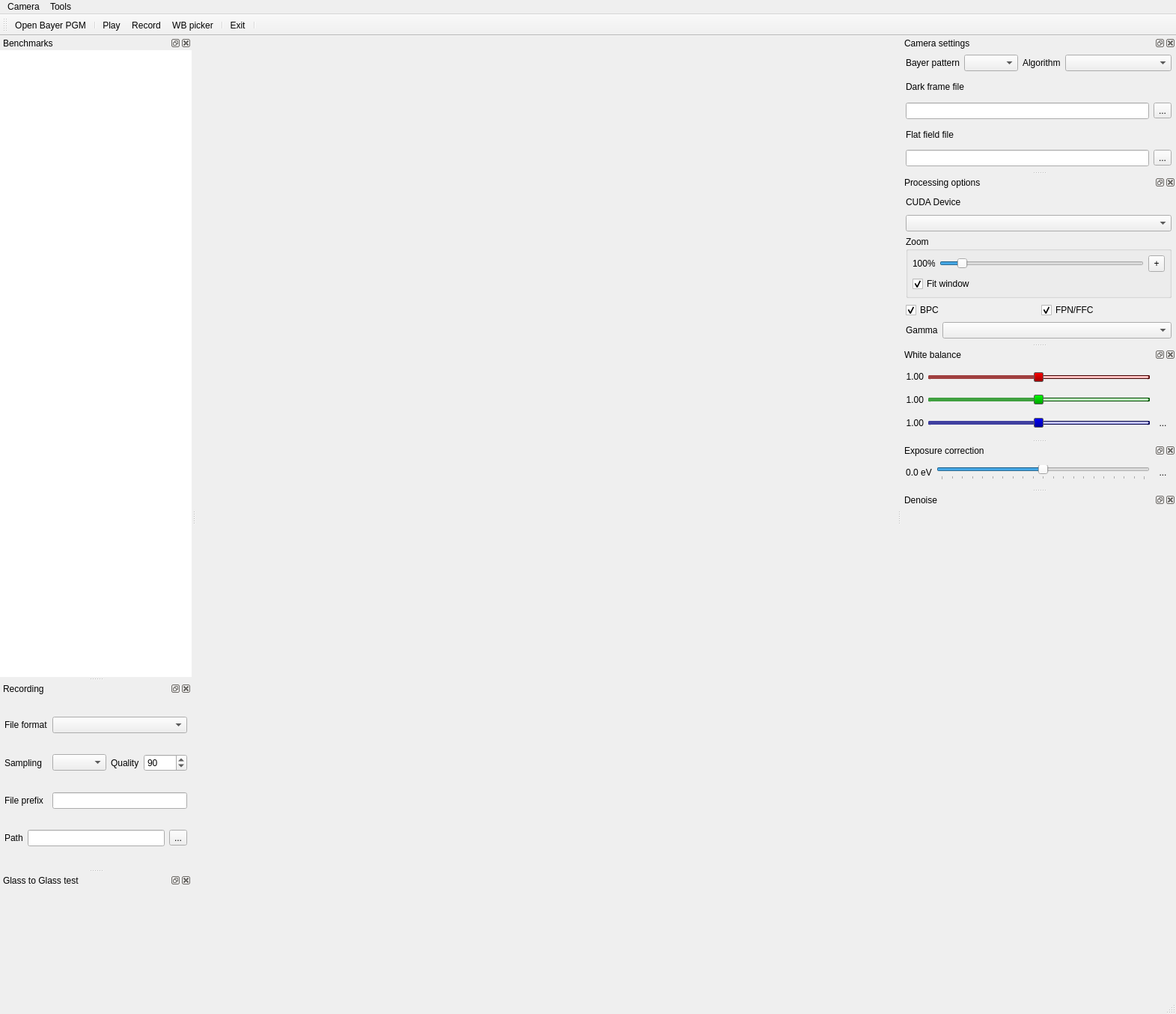
<?xml version="1.0" encoding="UTF-8"?>
<ui version="4.0">
 <class>MainWindow</class>
 <widget class="QMainWindow" name="MainWindow">
  <property name="geometry">
   <rect>
    <x>0</x>
    <y>0</y>
    <width>1571</width>
    <height>1354</height>
   </rect>
  </property>
  <property name="windowTitle">
   <string>GPU Camera Sample</string>
  </property>
  <property name="dockNestingEnabled">
   <bool>true</bool>
  </property>
  <widget class="QWidget" name="centralWidget">
   <layout class="QVBoxLayout" name="MediaViewerLayout">
    <property name="leftMargin">
     <number>0</number>
    </property>
    <property name="topMargin">
     <number>0</number>
    </property>
    <property name="rightMargin">
     <number>0</number>
    </property>
    <property name="bottomMargin">
     <number>0</number>
    </property>
   </layout>
  </widget>
  <widget class="QMenuBar" name="menuBar">
   <property name="geometry">
    <rect>
     <x>0</x>
     <y>0</y>
     <width>1571</width>
     <height>20</height>
    </rect>
   </property>
   <widget class="QMenu" name="menuCamera">
    <property name="title">
     <string>Camera</string>
    </property>
    <addaction name="actionOpenBayerPGM"/>
    <addaction name="separator"/>
    <addaction name="actionOpenGrayPGM"/>
    <addaction name="actionPlay"/>
    <addaction name="actionRecord"/>
    <addaction name="separator"/>
    <addaction name="actionExit"/>
   </widget>
   <widget class="QMenu" name="menuTools">
    <property name="title">
     <string>Tools</string>
    </property>
    <addaction name="actionWB_picker"/>
   </widget>
   <addaction name="menuCamera"/>
   <addaction name="menuTools"/>
  </widget>
  <widget class="QToolBar" name="mainToolBar">
   <attribute name="toolBarArea">
    <enum>TopToolBarArea</enum>
   </attribute>
   <attribute name="toolBarBreak">
    <bool>false</bool>
   </attribute>
   <addaction name="actionOpenBayerPGM"/>
   <addaction name="separator"/>
   <addaction name="actionPlay"/>
   <addaction name="actionRecord"/>
   <addaction name="actionWB_picker"/>
   <addaction name="separator"/>
   <addaction name="actionExit"/>
   <addaction name="separator"/>
  </widget>
  <widget class="QStatusBar" name="statusBar"/>
  <widget class="QDockWidget" name="dockWidget">
   <property name="minimumSize">
    <size>
     <width>367</width>
     <height>178</height>
    </size>
   </property>
   <property name="maximumSize">
    <size>
     <width>524287</width>
     <height>180</height>
    </size>
   </property>
   <property name="windowTitle">
    <string>Camera settings</string>
   </property>
   <attribute name="dockWidgetArea">
    <number>2</number>
   </attribute>
   <widget class="QWidget" name="dockWidgetContents">
    <layout class="QGridLayout" name="gridLayout_2">
     <property name="leftMargin">
      <number>6</number>
     </property>
     <property name="topMargin">
      <number>6</number>
     </property>
     <property name="rightMargin">
      <number>6</number>
     </property>
     <property name="bottomMargin">
      <number>6</number>
     </property>
     <property name="spacing">
      <number>6</number>
     </property>
     <item row="5" column="3">
      <widget class="QToolButton" name="btnGetGrayFile">
       <property name="text">
        <string>...</string>
       </property>
      </widget>
     </item>
     <item row="2" column="0" colspan="2">
      <widget class="QLabel" name="label_39">
       <property name="minimumSize">
        <size>
         <width>120</width>
         <height>0</height>
        </size>
       </property>
       <property name="text">
        <string>Dark frame file</string>
       </property>
      </widget>
     </item>
     <item row="3" column="0" colspan="3">
      <widget class="QLineEdit" name="txtFPNFileName">
       <property name="text">
        <string/>
       </property>
      </widget>
     </item>
     <item row="3" column="3">
      <widget class="QToolButton" name="btnGetFPNFile">
       <property name="text">
        <string>...</string>
       </property>
      </widget>
     </item>
     <item row="5" column="0" colspan="3">
      <widget class="QLineEdit" name="txtFlatFieldFile">
       <property name="text">
        <string/>
       </property>
      </widget>
     </item>
     <item row="4" column="0" colspan="2">
      <widget class="QLabel" name="label_13">
       <property name="minimumSize">
        <size>
         <width>120</width>
         <height>0</height>
        </size>
       </property>
       <property name="maximumSize">
        <size>
         <width>120</width>
         <height>16777215</height>
        </size>
       </property>
       <property name="text">
        <string>Flat field file</string>
       </property>
      </widget>
     </item>
     <item row="0" column="0" colspan="4">
      <layout class="QHBoxLayout" name="horizontalLayout_2">
       <item>
        <widget class="QLabel" name="label_32">
         <property name="sizePolicy">
          <sizepolicy hsizetype="Fixed" vsizetype="Preferred">
           <horstretch>0</horstretch>
           <verstretch>0</verstretch>
          </sizepolicy>
         </property>
         <property name="text">
          <string>Bayer pattern</string>
         </property>
         <property name="alignment">
          <set>Qt::AlignRight|Qt::AlignTrailing|Qt::AlignVCenter</set>
         </property>
        </widget>
       </item>
       <item>
        <widget class="QComboBox" name="cboBayerPattern">
         <property name="currentIndex">
          <number>-1</number>
         </property>
        </widget>
       </item>
       <item>
        <widget class="QLabel" name="label_2">
         <property name="sizePolicy">
          <sizepolicy hsizetype="Minimum" vsizetype="Preferred">
           <horstretch>0</horstretch>
           <verstretch>0</verstretch>
          </sizepolicy>
         </property>
         <property name="maximumSize">
          <size>
           <width>60</width>
           <height>16777215</height>
          </size>
         </property>
         <property name="text">
          <string>Algorithm</string>
         </property>
        </widget>
       </item>
       <item>
        <widget class="QComboBox" name="cboBayerType">
         <property name="sizePolicy">
          <sizepolicy hsizetype="Expanding" vsizetype="Fixed">
           <horstretch>0</horstretch>
           <verstretch>0</verstretch>
          </sizepolicy>
         </property>
         <property name="styleSheet">
          <string notr="true">QComboBox  QAbstractItemView {
	selection-background-color: rgb(136, 136, 136);
	background-color: rgb(64, 64, 64);
}

QComboBox:editable {
	selection-background-color: rgb(136, 136, 136);
}</string>
         </property>
        </widget>
       </item>
      </layout>
     </item>
    </layout>
   </widget>
  </widget>
  <widget class="QDockWidget" name="processWidget">
   <property name="minimumSize">
    <size>
     <width>213</width>
     <height>224</height>
    </size>
   </property>
   <property name="maximumSize">
    <size>
     <width>524287</width>
     <height>224</height>
    </size>
   </property>
   <property name="windowTitle">
    <string>Processing options</string>
   </property>
   <attribute name="dockWidgetArea">
    <number>2</number>
   </attribute>
   <widget class="QWidget" name="dockWidgetContents_3">
    <layout class="QGridLayout" name="gridLayout">
     <property name="leftMargin">
      <number>6</number>
     </property>
     <property name="topMargin">
      <number>6</number>
     </property>
     <property name="rightMargin">
      <number>6</number>
     </property>
     <property name="bottomMargin">
      <number>6</number>
     </property>
     <property name="spacing">
      <number>6</number>
     </property>
     <item row="4" column="0" colspan="2">
      <widget class="QGroupBox" name="groupBox_8">
       <property name="title">
        <string>Zoom</string>
       </property>
       <layout class="QGridLayout" name="gridLayout_24">
        <property name="leftMargin">
         <number>6</number>
        </property>
        <property name="topMargin">
         <number>6</number>
        </property>
        <property name="rightMargin">
         <number>6</number>
        </property>
        <property name="bottomMargin">
         <number>6</number>
        </property>
        <property name="spacing">
         <number>6</number>
        </property>
        <item row="3" column="0" colspan="2">
         <widget class="QCheckBox" name="chkZoomFit">
          <property name="text">
           <string>Fit window</string>
          </property>
          <property name="checkable">
           <bool>true</bool>
          </property>
          <property name="checked">
           <bool>true</bool>
          </property>
         </widget>
        </item>
        <item row="0" column="0">
         <widget class="QLabel" name="lblZoom">
          <property name="maximumSize">
           <size>
            <width>30</width>
            <height>16777215</height>
           </size>
          </property>
          <property name="text">
           <string>100%</string>
          </property>
          <property name="alignment">
           <set>Qt::AlignLeading|Qt::AlignLeft|Qt::AlignVCenter</set>
          </property>
         </widget>
        </item>
        <item row="0" column="2">
         <widget class="QToolButton" name="btnResetZoom">
          <property name="enabled">
           <bool>true</bool>
          </property>
          <property name="minimumSize">
           <size>
            <width>22</width>
            <height>22</height>
           </size>
          </property>
          <property name="toolTip">
           <string>Reset zoom to 100%</string>
          </property>
          <property name="text">
           <string>+</string>
          </property>
          <property name="icon">
           <iconset resource="Resorces.qrc">
            <normaloff>:/res/reset.svg</normaloff>:/res/reset.svg</iconset>
          </property>
          <property name="autoRepeat">
           <bool>true</bool>
          </property>
         </widget>
        </item>
        <item row="0" column="1">
         <widget class="QSlider" name="sldZoom">
          <property name="enabled">
           <bool>true</bool>
          </property>
          <property name="minimum">
           <number>10</number>
          </property>
          <property name="maximum">
           <number>1000</number>
          </property>
          <property name="value">
           <number>99</number>
          </property>
          <property name="orientation">
           <enum>Qt::Horizontal</enum>
          </property>
         </widget>
        </item>
       </layout>
      </widget>
     </item>
     <item row="2" column="0">
      <widget class="QLabel" name="label_47">
       <property name="text">
        <string>CUDA Device</string>
       </property>
      </widget>
     </item>
     <item row="3" column="0" colspan="2">
      <widget class="QComboBox" name="cboCUDADevice">
       <property name="styleSheet">
        <string notr="true">QComboBox  QAbstractItemView {
	selection-background-color: rgb(136, 136, 136);
	background-color: rgb(64, 64, 64);
}

QComboBox:editable {
	selection-background-color: rgb(136, 136, 136);
}</string>
       </property>
      </widget>
     </item>
     <item row="8" column="0" colspan="2">
      <layout class="QHBoxLayout" name="horizontalLayout">
       <item>
        <widget class="QLabel" name="label">
         <property name="sizePolicy">
          <sizepolicy hsizetype="Fixed" vsizetype="Preferred">
           <horstretch>0</horstretch>
           <verstretch>0</verstretch>
          </sizepolicy>
         </property>
         <property name="text">
          <string>Gamma</string>
         </property>
        </widget>
       </item>
       <item>
        <widget class="QComboBox" name="cboGamma"/>
       </item>
      </layout>
     </item>
     <item row="5" column="0" colspan="2">
      <layout class="QHBoxLayout" name="horizontalLayout_3">
       <item>
        <widget class="QCheckBox" name="chkBPC">
         <property name="text">
          <string>BPC</string>
         </property>
         <property name="checked">
          <bool>true</bool>
         </property>
        </widget>
       </item>
       <item>
        <widget class="QCheckBox" name="chkSAM">
         <property name="text">
          <string>FPN/FFC</string>
         </property>
         <property name="checked">
          <bool>true</bool>
         </property>
        </widget>
       </item>
      </layout>
     </item>
    </layout>
   </widget>
  </widget>
  <widget class="QDockWidget" name="colorCorrectionWidget">
   <property name="minimumSize">
    <size>
     <width>97</width>
     <height>122</height>
    </size>
   </property>
   <property name="maximumSize">
    <size>
     <width>524287</width>
     <height>122</height>
    </size>
   </property>
   <property name="windowTitle">
    <string>White balance</string>
   </property>
   <attribute name="dockWidgetArea">
    <number>2</number>
   </attribute>
   <widget class="QWidget" name="dockWidgetContents_5">
    <layout class="QGridLayout" name="gridLayout_5">
     <property name="leftMargin">
      <number>6</number>
     </property>
     <property name="topMargin">
      <number>6</number>
     </property>
     <property name="rightMargin">
      <number>6</number>
     </property>
     <property name="bottomMargin">
      <number>6</number>
     </property>
     <property name="spacing">
      <number>6</number>
     </property>
     <item row="0" column="0">
      <widget class="QLabel" name="lblRed">
       <property name="text">
        <string>1.00</string>
       </property>
       <property name="alignment">
        <set>Qt::AlignRight|Qt::AlignTrailing|Qt::AlignVCenter</set>
       </property>
      </widget>
     </item>
     <item row="0" column="1">
      <widget class="QSlider" name="sldRed">
       <property name="minimumSize">
        <size>
         <width>0</width>
         <height>16</height>
        </size>
       </property>
       <property name="styleSheet">
        <string notr="true">QSlider::groove:horizontal {
     border: 1px solid rgb(64, 0, 0);
	 border-style: groove;
     height: 3px;
     background: rgb(255, 192, 192);
	 border-radius: 2px;

 }
QSlider::sub-page:horizontal {
    background: rgb(160, 64, 64);
	border-radius: 2px;
	height: 3px;
}


QSlider::handle:horizontal {
	background: qlineargradient(x1:0, y1:0, x2:0, y2:1, stop:0 #fd0000, stop:1 #9d0000);
	
	border: 1px solid #5c5c5c;
	width: 11px;
	 
	margin-top: -5px;
	margin-bottom: -5px;
    border-radius: 2px;
 }</string>
       </property>
       <property name="maximum">
        <number>199</number>
       </property>
       <property name="singleStep">
        <number>1</number>
       </property>
       <property name="pageStep">
        <number>10</number>
       </property>
       <property name="value">
        <number>99</number>
       </property>
       <property name="sliderPosition">
        <number>99</number>
       </property>
       <property name="orientation">
        <enum>Qt::Horizontal</enum>
       </property>
      </widget>
     </item>
     <item row="0" column="2">
      <widget class="QToolButton" name="btnResetRed">
       <property name="minimumSize">
        <size>
         <width>23</width>
         <height>22</height>
        </size>
       </property>
       <property name="maximumSize">
        <size>
         <width>23</width>
         <height>22</height>
        </size>
       </property>
       <property name="text">
        <string/>
       </property>
       <property name="icon">
        <iconset resource="Resorces.qrc">
         <normaloff>:/res/reset.svg</normaloff>:/res/reset.svg</iconset>
       </property>
       <property name="autoRaise">
        <bool>true</bool>
       </property>
      </widget>
     </item>
     <item row="1" column="0">
      <widget class="QLabel" name="lblGreen">
       <property name="text">
        <string>1.00</string>
       </property>
       <property name="alignment">
        <set>Qt::AlignRight|Qt::AlignTrailing|Qt::AlignVCenter</set>
       </property>
      </widget>
     </item>
     <item row="1" column="1">
      <widget class="QSlider" name="sldGreen">
       <property name="styleSheet">
        <string notr="true">
QSlider::groove:horizontal {
     border: 1px solid rgb(0, 64, 0);
	 border-style: groove;
     height: 3px;
     background: rgb(192, 255, 192);
	 border-radius: 2px;
}

 QSlider::sub-page:horizontal {
    background: rgb(64, 160, 64);
	border-radius: 2px;
	height: 3px;
} 

QSlider::handle:horizontal {
	background: qlineargradient(x1:0, y1:0, x2:0, y2:1, stop:0 #00fd00, stop:1 #009d00);
    border: 1px solid #5c5c5c;
    width: 11px;
	 
	margin-top: -5px;
	margin-bottom: -5px;
    border-radius: 2px;
 }</string>
       </property>
       <property name="maximum">
        <number>199</number>
       </property>
       <property name="singleStep">
        <number>1</number>
       </property>
       <property name="pageStep">
        <number>10</number>
       </property>
       <property name="value">
        <number>99</number>
       </property>
       <property name="sliderPosition">
        <number>99</number>
       </property>
       <property name="orientation">
        <enum>Qt::Horizontal</enum>
       </property>
      </widget>
     </item>
     <item row="1" column="2">
      <widget class="QToolButton" name="btnResetGreen">
       <property name="minimumSize">
        <size>
         <width>23</width>
         <height>22</height>
        </size>
       </property>
       <property name="maximumSize">
        <size>
         <width>23</width>
         <height>22</height>
        </size>
       </property>
       <property name="text">
        <string/>
       </property>
       <property name="icon">
        <iconset resource="Resorces.qrc">
         <normaloff>:/res/reset.svg</normaloff>:/res/reset.svg</iconset>
       </property>
       <property name="autoRaise">
        <bool>true</bool>
       </property>
      </widget>
     </item>
     <item row="2" column="0">
      <widget class="QLabel" name="lblBlue">
       <property name="text">
        <string>1.00</string>
       </property>
       <property name="alignment">
        <set>Qt::AlignRight|Qt::AlignTrailing|Qt::AlignVCenter</set>
       </property>
      </widget>
     </item>
     <item row="2" column="1">
      <widget class="QSlider" name="sldBlue">
       <property name="styleSheet">
        <string notr="true">QSlider::groove:horizontal {
    border: 1px solid rgb(0, 0, 64);
	border-style: groove;
    height: 3px;
	border-radius: 2px;
	background: rgb(192, 192, 255);
}
QSlider::sub-page:horizontal {
    background: rgb(64, 64, 160);
	border-radius: 2px;
	height: 3px;
}
QSlider::handle:horizontal {
	background: qlineargradient(x1:0, y1:0, x2:0, y2:1, stop:0 #0000fd, stop:1 #00009d);

    border: 1px solid #5c5c5c;
	width: 11px;
	 
	margin-top: -5px;
	margin-bottom: -5px;
    border-radius: 2px;	
}</string>
       </property>
       <property name="maximum">
        <number>199</number>
       </property>
       <property name="singleStep">
        <number>1</number>
       </property>
       <property name="pageStep">
        <number>10</number>
       </property>
       <property name="value">
        <number>99</number>
       </property>
       <property name="sliderPosition">
        <number>99</number>
       </property>
       <property name="orientation">
        <enum>Qt::Horizontal</enum>
       </property>
      </widget>
     </item>
     <item row="2" column="2">
      <widget class="QToolButton" name="btnResetBlue">
       <property name="minimumSize">
        <size>
         <width>23</width>
         <height>22</height>
        </size>
       </property>
       <property name="maximumSize">
        <size>
         <width>23</width>
         <height>22</height>
        </size>
       </property>
       <property name="text">
        <string>...</string>
       </property>
       <property name="icon">
        <iconset resource="Resorces.qrc">
         <normaloff>:/res/reset.svg</normaloff>:/res/reset.svg</iconset>
       </property>
       <property name="autoRaise">
        <bool>true</bool>
       </property>
      </widget>
     </item>
    </layout>
   </widget>
  </widget>
  <widget class="QDockWidget" name="exposureWidget">
   <property name="minimumSize">
    <size>
     <width>114</width>
     <height>60</height>
    </size>
   </property>
   <property name="maximumSize">
    <size>
     <width>524287</width>
     <height>60</height>
    </size>
   </property>
   <property name="windowTitle">
    <string>Exposure correction</string>
   </property>
   <attribute name="dockWidgetArea">
    <number>2</number>
   </attribute>
   <widget class="QWidget" name="dockWidgetContents_6">
    <layout class="QGridLayout" name="gridLayout_7">
     <property name="leftMargin">
      <number>6</number>
     </property>
     <property name="topMargin">
      <number>6</number>
     </property>
     <property name="rightMargin">
      <number>6</number>
     </property>
     <property name="bottomMargin">
      <number>6</number>
     </property>
     <property name="spacing">
      <number>6</number>
     </property>
     <item row="0" column="0">
      <widget class="QLabel" name="lblEV">
       <property name="text">
        <string>0.0 eV</string>
       </property>
       <property name="alignment">
        <set>Qt::AlignCenter</set>
       </property>
      </widget>
     </item>
     <item row="0" column="1">
      <widget class="QSlider" name="sldEV">
       <property name="minimum">
        <number>-500</number>
       </property>
       <property name="maximum">
        <number>500</number>
       </property>
       <property name="singleStep">
        <number>1</number>
       </property>
       <property name="pageStep">
        <number>50</number>
       </property>
       <property name="orientation">
        <enum>Qt::Horizontal</enum>
       </property>
       <property name="tickPosition">
        <enum>QSlider::TicksBelow</enum>
       </property>
       <property name="tickInterval">
        <number>50</number>
       </property>
      </widget>
     </item>
     <item row="0" column="2">
      <widget class="QToolButton" name="btnResetEV">
       <property name="minimumSize">
        <size>
         <width>23</width>
         <height>22</height>
        </size>
       </property>
       <property name="maximumSize">
        <size>
         <width>23</width>
         <height>22</height>
        </size>
       </property>
       <property name="text">
        <string>...</string>
       </property>
       <property name="icon">
        <iconset resource="Resorces.qrc">
         <normaloff>:/res/reset.svg</normaloff>:/res/reset.svg</iconset>
       </property>
       <property name="autoRaise">
        <bool>true</bool>
       </property>
      </widget>
     </item>
    </layout>
   </widget>
  </widget>
  <widget class="QDockWidget" name="denoiseWidget">
   <property name="windowTitle">
    <string>Denoise</string>
   </property>
   <attribute name="dockWidgetArea">
    <number>2</number>
   </attribute>
   <widget class="QWidget" name="dockWidgetContents_7">
    <layout class="QVBoxLayout" name="verticalLayout_3">
     <property name="leftMargin">
      <number>0</number>
     </property>
     <property name="topMargin">
      <number>0</number>
     </property>
     <property name="rightMargin">
      <number>0</number>
     </property>
     <property name="bottomMargin">
      <number>0</number>
     </property>
     <item>
      <widget class="DenoiseController" name="denoiseCtlr" native="true">
       <property name="sizePolicy">
        <sizepolicy hsizetype="Preferred" vsizetype="Expanding">
         <horstretch>0</horstretch>
         <verstretch>0</verstretch>
        </sizepolicy>
       </property>
       <property name="maximumSize">
        <size>
         <width>16777215</width>
         <height>16777215</height>
        </size>
       </property>
      </widget>
     </item>
    </layout>
   </widget>
  </widget>
  <widget class="QDockWidget" name="benchMarksWidget">
   <property name="sizePolicy">
    <sizepolicy hsizetype="Preferred" vsizetype="Expanding">
     <horstretch>0</horstretch>
     <verstretch>0</verstretch>
    </sizepolicy>
   </property>
   <property name="windowTitle">
    <string>Benchmarks</string>
   </property>
   <attribute name="dockWidgetArea">
    <number>1</number>
   </attribute>
   <widget class="QWidget" name="dockWidgetContents_8">
    <layout class="QVBoxLayout" name="verticalLayout_2">
     <property name="leftMargin">
      <number>0</number>
     </property>
     <property name="topMargin">
      <number>0</number>
     </property>
     <property name="rightMargin">
      <number>0</number>
     </property>
     <property name="bottomMargin">
      <number>0</number>
     </property>
     <item>
      <widget class="QPlainTextEdit" name="lblInfo">
       <property name="frameShape">
        <enum>QFrame::NoFrame</enum>
       </property>
       <property name="readOnly">
        <bool>true</bool>
       </property>
      </widget>
     </item>
    </layout>
   </widget>
  </widget>
  <widget class="QDockWidget" name="recordingWidget">
   <property name="maximumSize">
    <size>
     <width>524287</width>
     <height>250</height>
    </size>
   </property>
   <property name="windowTitle">
    <string>Recording</string>
   </property>
   <attribute name="dockWidgetArea">
    <number>1</number>
   </attribute>
   <widget class="QWidget" name="dockWidgetContents_2">
    <layout class="QGridLayout" name="gridLayout_3">
     <property name="leftMargin">
      <number>6</number>
     </property>
     <property name="topMargin">
      <number>6</number>
     </property>
     <property name="rightMargin">
      <number>6</number>
     </property>
     <property name="bottomMargin">
      <number>6</number>
     </property>
     <property name="spacing">
      <number>6</number>
     </property>
     <item row="1" column="0">
      <widget class="QLabel" name="label_4">
       <property name="text">
        <string>Sampling</string>
       </property>
      </widget>
     </item>
     <item row="0" column="1" colspan="3">
      <widget class="QComboBox" name="cboOutFormat"/>
     </item>
     <item row="0" column="0">
      <widget class="QLabel" name="label_3">
       <property name="sizePolicy">
        <sizepolicy hsizetype="Fixed" vsizetype="Preferred">
         <horstretch>0</horstretch>
         <verstretch>0</verstretch>
        </sizepolicy>
       </property>
       <property name="text">
        <string>File format</string>
       </property>
      </widget>
     </item>
     <item row="3" column="0" colspan="4">
      <layout class="QHBoxLayout" name="horizontalLayout_4">
       <property name="spacing">
        <number>6</number>
       </property>
       <item>
        <widget class="QLabel" name="label_6">
         <property name="text">
          <string>Path</string>
         </property>
        </widget>
       </item>
       <item>
        <widget class="QLineEdit" name="txtOutPath"/>
       </item>
       <item>
        <widget class="QToolButton" name="btnGetOutPath">
         <property name="text">
          <string>...</string>
         </property>
        </widget>
       </item>
      </layout>
     </item>
     <item row="1" column="2">
      <widget class="QLabel" name="label_5">
       <property name="sizePolicy">
        <sizepolicy hsizetype="Fixed" vsizetype="Preferred">
         <horstretch>0</horstretch>
         <verstretch>0</verstretch>
        </sizepolicy>
       </property>
       <property name="text">
        <string>Quality</string>
       </property>
      </widget>
     </item>
     <item row="1" column="1">
      <widget class="QComboBox" name="cboSamplingFmt"/>
     </item>
     <item row="1" column="3">
      <widget class="QSpinBox" name="spnJpegQty">
       <property name="minimum">
        <number>50</number>
       </property>
       <property name="maximum">
        <number>100</number>
       </property>
       <property name="value">
        <number>90</number>
       </property>
      </widget>
     </item>
     <item row="2" column="0">
      <widget class="QLabel" name="label_7">
       <property name="text">
        <string>File prefix</string>
       </property>
      </widget>
     </item>
     <item row="2" column="1" colspan="3">
      <widget class="QLineEdit" name="txtFilePrefix"/>
     </item>
    </layout>
   </widget>
  </widget>
  <widget class="QDockWidget" name="gtgDockWidget">
   <property name="windowTitle">
    <string>Glass to Glass test</string>
   </property>
   <attribute name="dockWidgetArea">
    <number>1</number>
   </attribute>
   <widget class="QWidget" name="dockWidgetContents_4">
    <layout class="QHBoxLayout" name="gtgLayout">
     <item>
      <widget class="GtGWidget" name="gtgWidget" native="true"/>
     </item>
    </layout>
   </widget>
  </widget>
  <action name="actionOpenCamera">
   <property name="icon">
    <iconset resource="Resorces.qrc">
     <normaloff>:/res/camera.svg</normaloff>:/res/camera.svg</iconset>
   </property>
   <property name="text">
    <string>Open camera</string>
   </property>
  </action>
  <action name="actionPlay">
   <property name="checkable">
    <bool>true</bool>
   </property>
   <property name="icon">
    <iconset resource="Resorces.qrc">
     <normaloff>:/res/play_fwd.svg</normaloff>:/res/play_fwd.svg</iconset>
   </property>
   <property name="text">
    <string>Play</string>
   </property>
  </action>
  <action name="actionStop">
   <property name="icon">
    <iconset resource="Resorces.qrc">
     <normaloff>:/res/stop.svg</normaloff>:/res/stop.svg</iconset>
   </property>
   <property name="text">
    <string>Stop</string>
   </property>
  </action>
  <action name="actionRecord">
   <property name="checkable">
    <bool>true</bool>
   </property>
   <property name="icon">
    <iconset resource="Resorces.qrc">
     <normaloff>:/res/record.svg</normaloff>:/res/record.svg</iconset>
   </property>
   <property name="text">
    <string>Record</string>
   </property>
  </action>
  <action name="actionExit">
   <property name="icon">
    <iconset resource="Resorces.qrc">
     <normaloff>:/res/exit.svg</normaloff>:/res/exit.svg</iconset>
   </property>
   <property name="text">
    <string>Exit</string>
   </property>
   <property name="toolTip">
    <string>Exit program</string>
   </property>
  </action>
  <action name="actionOptions">
   <property name="icon">
    <iconset resource="Resorces.qrc">
     <normaloff>:/res/gear.svg</normaloff>:/res/gear.svg</iconset>
   </property>
   <property name="text">
    <string>Options</string>
   </property>
   <property name="toolTip">
    <string>Program options</string>
   </property>
  </action>
  <action name="actionWB_picker">
   <property name="checkable">
    <bool>true</bool>
   </property>
   <property name="icon">
    <iconset resource="Resorces.qrc">
     <normaloff>:/res/WBPicker.svg</normaloff>:/res/WBPicker.svg</iconset>
   </property>
   <property name="text">
    <string>WB picker</string>
   </property>
   <property name="toolTip">
    <string>Pick WB from gray point</string>
   </property>
  </action>
  <action name="actionOpenBayerPGM">
   <property name="icon">
    <iconset resource="Resorces.qrc">
     <normaloff>:/res/image.svg</normaloff>:/res/image.svg</iconset>
   </property>
   <property name="text">
    <string>Open Bayer PGM</string>
   </property>
  </action>
  <action name="actionOpenGrayPGM">
   <property name="icon">
    <iconset resource="Resorces.qrc">
     <normaloff>:/res/imageGray.svg</normaloff>:/res/imageGray.svg</iconset>
   </property>
   <property name="text">
    <string>Open Gray PGM</string>
   </property>
  </action>
 </widget>
 <layoutdefault spacing="6" margin="11"/>
 <customwidgets>
  <customwidget>
   <class>DenoiseController</class>
   <extends>QWidget</extends>
   <header>DenoiseController.h</header>
   <container>1</container>
  </customwidget>
  <customwidget>
   <class>GtGWidget</class>
   <extends>QWidget</extends>
   <header>Widgets/GtGWidget.h</header>
   <container>1</container>
  </customwidget>
 </customwidgets>
 <resources>
  <include location="Resorces.qrc"/>
 </resources>
 <connections/>
</ui>
